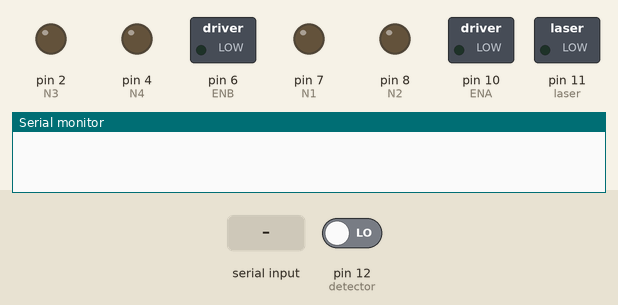
This sketch was run on a simulated Arduino Uno, built with avr-gcc and run on an emulated ATmega328P. Parts: switched loads named in the sketch (green lamp = pin HIGH), output pins drawn as LEDs (lit = HIGH), the last lines printed to the serial monitor. The inputs (shaded band) are chosen by the test bench; at power-on: pin 12 (detector) LOW.

Above: at 8.2 s.
8.3 s: "d" received over Serial
At 9.4 s:
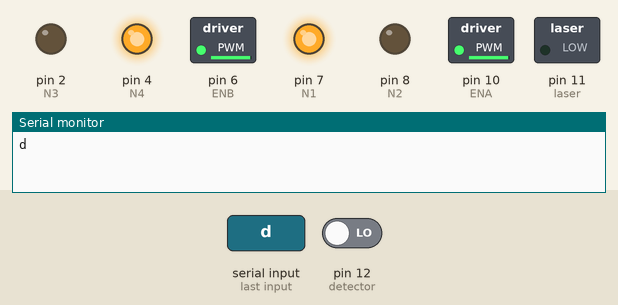
9.8 s: "b" received over Serial
At 10.5 s:
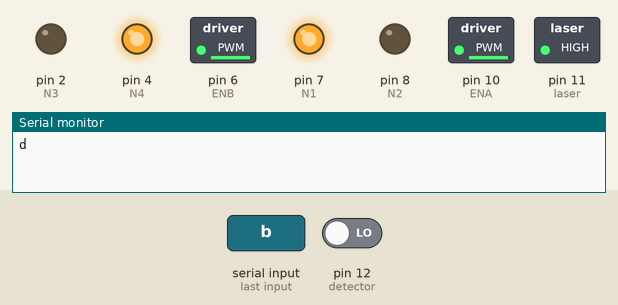
11.3 s: "a" received over Serial
At 11.6 s:
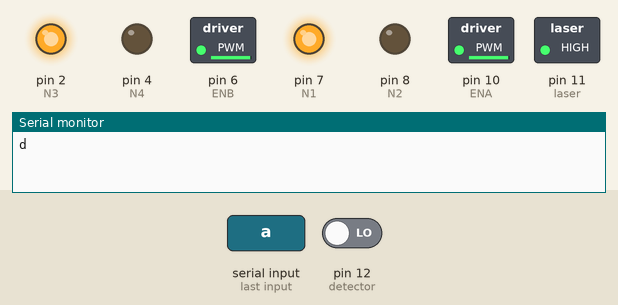
12.8 s: "v" received over Serial
At 14.0 s:
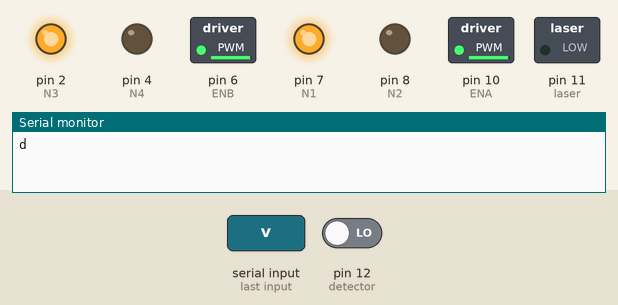
14.3 s: "i" received over Serial
At 15.1 s:
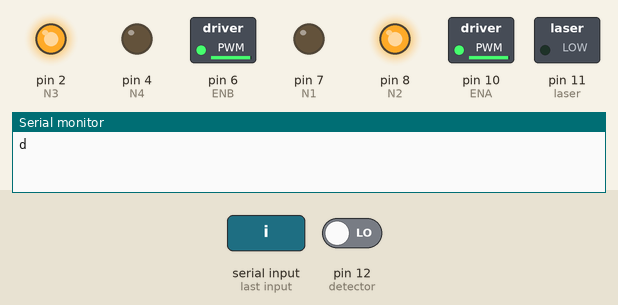
15.8 s: "s" received over Serial
At 16.3 s:
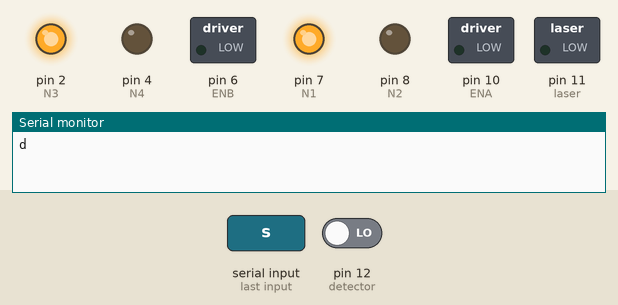
Timing chart, 0 to 18.3 s (numbered marks = the images above; inputs shaded):
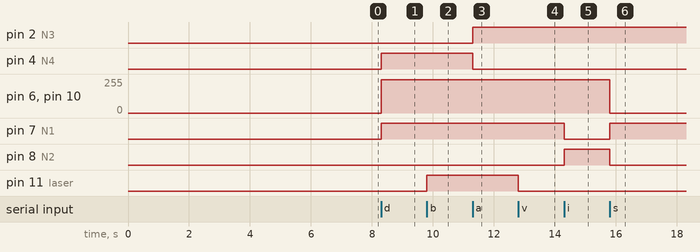

The sketch:

carrito_peleas_bluetooth.ino
```cpp
int val;
int laser = 11;
int detector = 12;

int led1 = 15;
int led2 = 16;
int led3 = 17;
int vidas = 3;
boolean vivo = true;

void setup()
{
  Serial.begin(9600);
  pinMode(laser,OUTPUT);
  pinMode(detector,INPUT);
  delay(7000);

}

void loop() {

  int tag = digitalRead(detector);
  if(tag == 1){
    vidas--;
    delay(500);
  }
  if(vidas == 3){
    digitalWrite(led3, HIGH);
    digitalWrite(led2, HIGH);
    digitalWrite(led1, HIGH);
  }
  if(vidas == 2){
    digitalWrite(led3, LOW);
    digitalWrite(led2, HIGH);
    digitalWrite(led1, HIGH);
  }
   if(vidas == 1){
    digitalWrite(led3, LOW);
    digitalWrite(led2, LOW);
    digitalWrite(led1, HIGH);
  }
  if(vidas <= 0){
    digitalWrite(led3, LOW);
    digitalWrite(led2, LOW);
    digitalWrite(led1, LOW);
    vivo = false;
  }

  if(vivo){
    if(Serial.available() >= 1)
    {
      char val = Serial.read();

       if(val == 'b'){
         digitalWrite(laser,HIGH);
      }
       if(val == 'v'){
         digitalWrite(laser,LOW);
      }

      if(val == 'a')
      {
        motores(250,250);
      }
      else if(val == 'i')
      {
        motores(-250, 250);
      }
      else if(val == 's')
      {
        motores(0,0);
      }
      else if(val == 'r')
      {
        motores(-250,-250);
      }
      else if(val == 'd')
      {
        Serial.println(val);
        motores(250,-250);
      }
    }
   }
  }

 void motores(float m1, float m2)
{
   //m1 y m2 son las velocidades del primer
   // y segundo motor, entre -255 y 255

   //Declarar los pines para el motor 1
   pinMode(7, OUTPUT); //N1
   pinMode(8, OUTPUT); //N2
   pinMode(10, OUTPUT); //ENA

   //Declarar los pines para el motor 2
   pinMode(2, OUTPUT);  //N3
   pinMode(4, OUTPUT);  //N4
   pinMode(6, OUTPUT); //ENB


   //Invertir el giro del motor 1 si es necesario
   if(m1 < 0)
   {
      digitalWrite(8, HIGH);
      digitalWrite(7, LOW);
      m1 = -m1;
   }
   else
   {
      digitalWrite(8, LOW);
      digitalWrite(7,HIGH);
   }


   //Invertir el giro del motor 2 si es necesario
   if(m2 < 0)
   {
      digitalWrite(4, HIGH);
      digitalWrite(2, LOW);
      m2 = -m2;
   }
   else
   {
      digitalWrite(4, LOW);
      digitalWrite(2,HIGH);
   }

   //Generar pulso PWM
   analogWrite(10, m1);
   analogWrite(6, m2);
}
```

Measured:
- after the input at 8.3 s, pin 4 (N4), pin 7 (N1): LOW → HIGH at once; pin 6 (ENB), pin 10 (ENA): 0/255 → 250/255 at once
- after the input at 9.8 s, pin 11 (laser): LOW → HIGH at once
- after the input at 11.3 s, pin 2 (N3): LOW → HIGH at once; pin 4 (N4): HIGH → LOW at once
- after the input at 12.8 s, pin 11 (laser): HIGH → LOW at once
- after the input at 14.3 s, pin 7 (N1): HIGH → LOW at once; pin 8 (N2): LOW → HIGH at once
- after the input at 15.8 s, pin 6 (ENB), pin 10 (ENA): 250/255 → 0/255 at once; pin 7 (N1): LOW → HIGH at once; pin 8 (N2): HIGH → LOW at once
